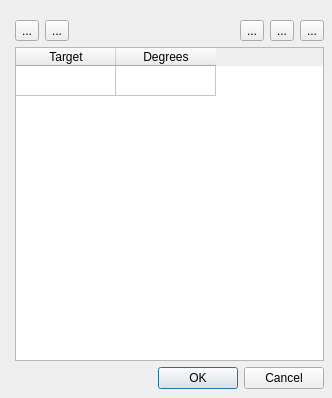
<?xml version="1.0" encoding="UTF-8"?>
<ui version="4.0">
 <class>JrkLUTDialog</class>
 <widget class="QDialog" name="JrkLUTDialog">
  <property name="geometry">
   <rect>
    <x>0</x>
    <y>0</y>
    <width>332</width>
    <height>398</height>
   </rect>
  </property>
  <property name="minimumSize">
   <size>
    <width>332</width>
    <height>368</height>
   </size>
  </property>
  <property name="windowTitle">
   <string>Target To Degrees Editor</string>
  </property>
  <widget class="QWidget" name="">
   <property name="geometry">
    <rect>
     <x>10</x>
     <y>10</y>
     <width>319</width>
     <height>384</height>
    </rect>
   </property>
   <layout class="QGridLayout" name="mainLayout">
    <property name="leftMargin">
     <number>5</number>
    </property>
    <property name="topMargin">
     <number>10</number>
    </property>
    <property name="rightMargin">
     <number>5</number>
    </property>
    <property name="bottomMargin">
     <number>5</number>
    </property>
    <item row="0" column="0">
     <widget class="QToolButton" name="loadTb">
      <property name="toolTip">
       <string>Load LUT...</string>
      </property>
      <property name="text">
       <string>...</string>
      </property>
      <property name="icon">
       <iconset resource="../resource.qrc">
        <normaloff>:/new/prefix1/images/document-open.png</normaloff>:/new/prefix1/images/document-open.png</iconset>
      </property>
     </widget>
    </item>
    <item row="0" column="1">
     <widget class="QToolButton" name="saveTb">
      <property name="toolTip">
       <string>Save LUT...</string>
      </property>
      <property name="text">
       <string>...</string>
      </property>
      <property name="icon">
       <iconset resource="../resource.qrc">
        <normaloff>:/new/prefix1/images/document-save.png</normaloff>:/new/prefix1/images/document-save.png</iconset>
      </property>
     </widget>
    </item>
    <item row="0" column="2">
     <spacer name="horizontalSpacer">
      <property name="orientation">
       <enum>Qt::Horizontal</enum>
      </property>
      <property name="sizeHint" stdset="0">
       <size>
        <width>40</width>
        <height>20</height>
       </size>
      </property>
     </spacer>
    </item>
    <item row="0" column="3">
     <widget class="QToolButton" name="addRowTb">
      <property name="toolTip">
       <string>Add/Insert row</string>
      </property>
      <property name="text">
       <string>...</string>
      </property>
      <property name="icon">
       <iconset resource="../resource.qrc">
        <normaloff>:/new/prefix1/images/gtk-add.png</normaloff>:/new/prefix1/images/gtk-add.png</iconset>
      </property>
     </widget>
    </item>
    <item row="0" column="4">
     <widget class="QToolButton" name="deleteRowTb">
      <property name="toolTip">
       <string>Delete row</string>
      </property>
      <property name="text">
       <string>...</string>
      </property>
      <property name="icon">
       <iconset resource="../resource.qrc">
        <normaloff>:/new/prefix1/images/gtk-remove.png</normaloff>:/new/prefix1/images/gtk-remove.png</iconset>
      </property>
     </widget>
    </item>
    <item row="0" column="5">
     <widget class="QToolButton" name="defaultTb">
      <property name="toolTip">
       <string>A default LUT</string>
      </property>
      <property name="text">
       <string>...</string>
      </property>
      <property name="icon">
       <iconset resource="../resource.qrc">
        <normaloff>:/new/prefix1/images/emblem-default.png</normaloff>:/new/prefix1/images/emblem-default.png</iconset>
      </property>
     </widget>
    </item>
    <item row="1" column="0" colspan="6">
     <widget class="QTableWidget" name="luttable">
      <property name="minimumSize">
       <size>
        <width>309</width>
        <height>298</height>
       </size>
      </property>
      <property name="rowCount">
       <number>1</number>
      </property>
      <property name="columnCount">
       <number>2</number>
      </property>
      <attribute name="horizontalHeaderVisible">
       <bool>true</bool>
      </attribute>
      <attribute name="horizontalHeaderCascadingSectionResizes">
       <bool>false</bool>
      </attribute>
      <attribute name="horizontalHeaderDefaultSectionSize">
       <number>100</number>
      </attribute>
      <attribute name="horizontalHeaderMinimumSectionSize">
       <number>27</number>
      </attribute>
      <attribute name="verticalHeaderVisible">
       <bool>false</bool>
      </attribute>
      <attribute name="verticalHeaderMinimumSectionSize">
       <number>21</number>
      </attribute>
      <row/>
      <column>
       <property name="text">
        <string>Target</string>
       </property>
      </column>
      <column>
       <property name="text">
        <string>Degrees</string>
       </property>
      </column>
     </widget>
    </item>
    <item row="2" column="2" colspan="4">
     <widget class="QDialogButtonBox" name="buttonBox">
      <property name="orientation">
       <enum>Qt::Horizontal</enum>
      </property>
      <property name="standardButtons">
       <set>QDialogButtonBox::Cancel|QDialogButtonBox::Ok</set>
      </property>
     </widget>
    </item>
   </layout>
  </widget>
 </widget>
 <resources>
  <include location="../resource.qrc"/>
 </resources>
 <connections>
  <connection>
   <sender>buttonBox</sender>
   <signal>accepted()</signal>
   <receiver>JrkLUTDialog</receiver>
   <slot>accept()</slot>
   <hints>
    <hint type="sourcelabel">
     <x>248</x>
     <y>254</y>
    </hint>
    <hint type="destinationlabel">
     <x>157</x>
     <y>274</y>
    </hint>
   </hints>
  </connection>
  <connection>
   <sender>buttonBox</sender>
   <signal>rejected()</signal>
   <receiver>JrkLUTDialog</receiver>
   <slot>reject()</slot>
   <hints>
    <hint type="sourcelabel">
     <x>316</x>
     <y>260</y>
    </hint>
    <hint type="destinationlabel">
     <x>286</x>
     <y>274</y>
    </hint>
   </hints>
  </connection>
 </connections>
</ui>
